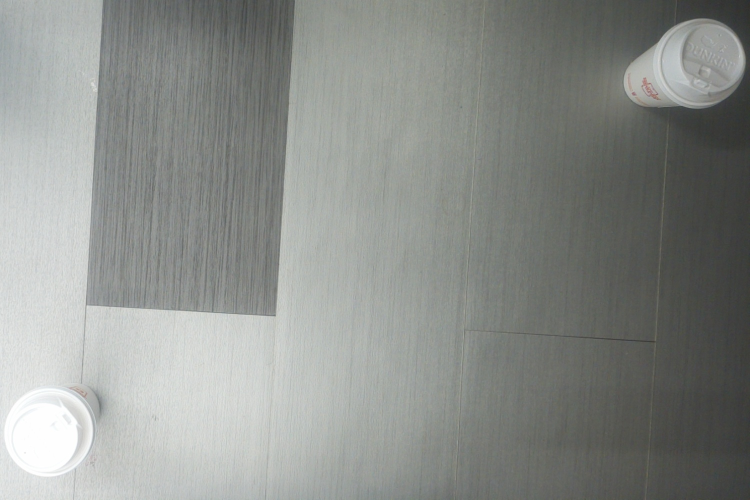
#> input picture Scripts/Alignment-not-working/visual.jpg, 1500 x 1000 px (shown at 1/2 size)
$ python fusionNdetection.py
#> lines starting #> are read from the running program, lines starting #| are printed output that depends on the picture
import cv2
import numpy as np

def pixel_level_fusion(visual_path, thermal_path, depth_path, alpha=0.3, beta=0.5, gamma=0.2):
    # Load images in color
#> called with visual_path = 'visual.jpg', thermal_path = 'thermal.jpg', depth_path = 'depth.jpg', alpha = 0.3, beta = 0.5, gamma = 0.2
    visual_img = cv2.imread(visual_path, 0)
#> visual_img: shape (1000, 1500); min 44, max 255, mean 141.6
    thermal_img = cv2.imread(thermal_path, 0)
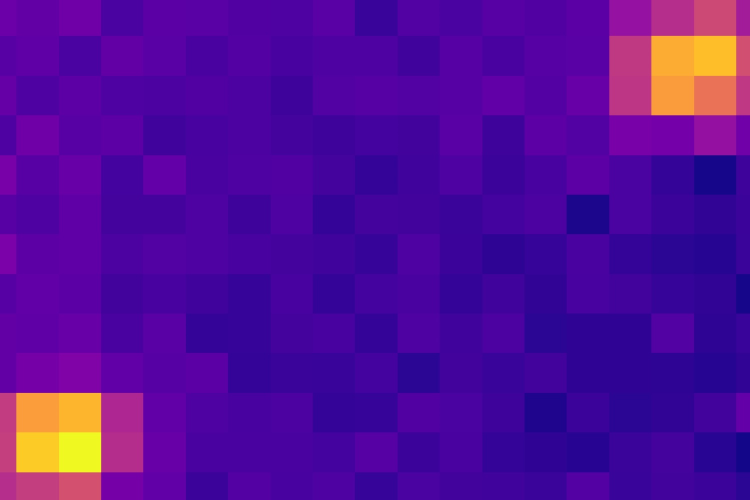
#> input picture Scripts/Alignment-not-working/thermal.jpg, 1500 x 1000 px (shown at 1/2 size)
#> thermal_img: shape (1000, 1500); min 24, max 223, mean 49
    depth_img = cv2.imread(depth_path, 0)
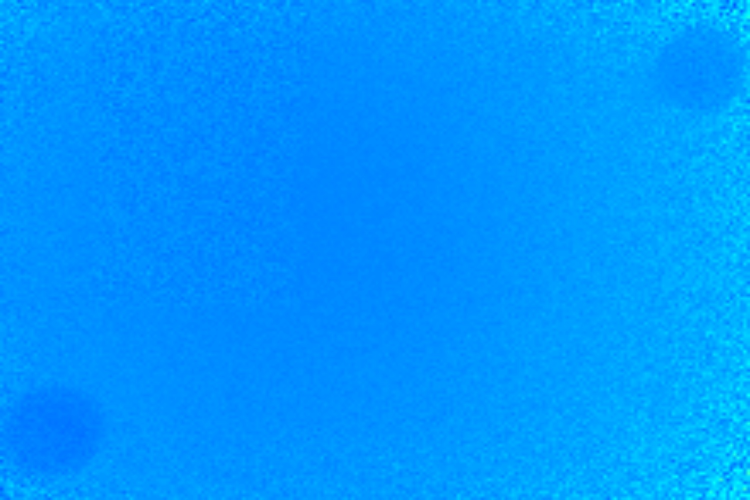
#> input picture Scripts/Alignment-not-working/depth.jpg, 1500 x 1000 px (shown at 1/2 size)
#> depth_img: shape (1000, 1500); min 78, max 189, mean 117.2

    # Ensure all images are the same size
    thermal_img = cv2.resize(thermal_img, (visual_img.shape[1], visual_img.shape[0]))
    depth_img = cv2.resize(depth_img, (visual_img.shape[1], visual_img.shape[0]))

    # Perform pixel-level fusion using weighted averaging
    fused_img = cv2.addWeighted(visual_img, alpha, thermal_img, beta, 0)
    fused_img = cv2.addWeighted(fused_img, 1, depth_img, gamma, 0)
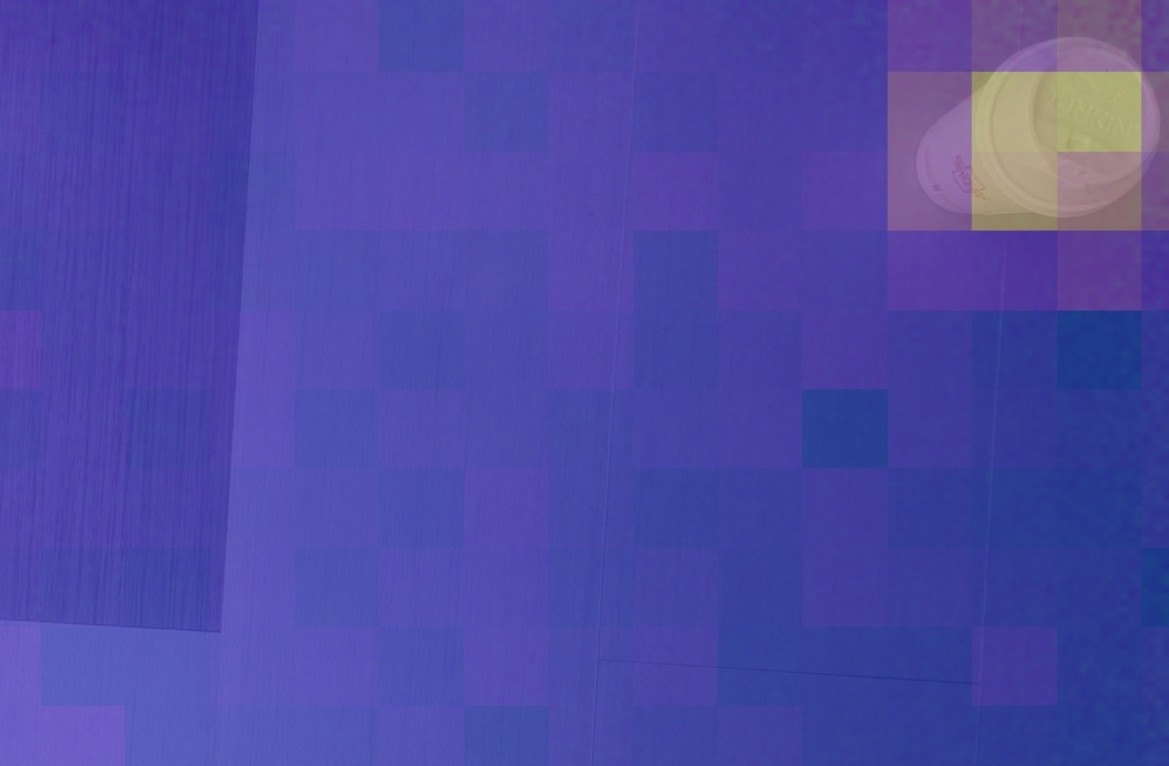
#> input picture Scripts/Alignment-not-working/test.jpg, 1169 x 766 px

    return fused_img

def detect_mines(fused_img, template_path):
    # Apply Gaussian blur to reduce noise
    # blurred_img = cv2.GaussianBlur(gray_img, (5, 5), 0)

    # Perform adaptive thresholding for segmentation
    # _, binary_img = cv2.threshold(blurred_img, 0, 255, cv2.THRESH_BINARY + cv2.THRESH_OTSU)

    # Find contours of potential mines
    # contours, _ = cv2.findContours(binary_img, cv2.RETR_EXTERNAL, cv2.CHAIN_APPROX_SIMPLE)

#> called with template_path = 'template.jpg'
    methods = [cv2.TM_CCOEFF, cv2.TM_CCOEFF_NORMED, cv2.TM_CCORR,
               cv2.TM_CCORR_NORMED, cv2.TM_SQDIFF, cv2.TM_SQDIFF_NORMED]

    template = cv2.imread(template_path, 0) # what the mine looks like
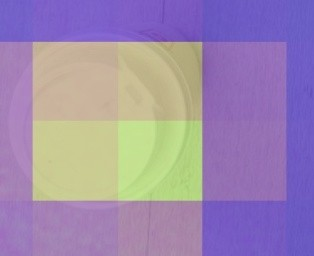
#> input picture Scripts/Alignment-not-working/template.jpg, 314 x 256 px
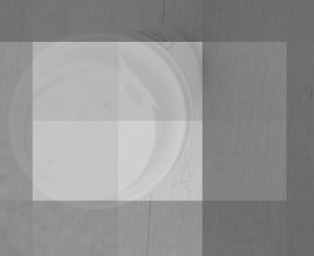
#> template: shape (256, 314); min 95, max 210, mean 147.5
    template = cv2.resize(template, None, fx=.6, fy=.6)
#> template: shape (154, 188)
    obj_height, obj_width = template.shape
#> obj_height = 154; obj_width = 188

    for method in methods:
        img2 = fused_img.copy() # dont want to draw on og image

        result = cv2.matchTemplate(img2, template, method)
        min_val, max_val, min_loc, max_loc = cv2.minMaxLoc(result)
        if method in [cv2.TM_SQDIFF, cv2.TM_SQDIFF_NORMED]:
            location = min_loc
        else:
            location = max_loc

        bottom_right = (location[0] + obj_width, location[1] + obj_height)
        cv2.rectangle(img2, location, bottom_right, 255, 5)
        cv2.imshow('Match', img2)
        cv2.waitKey(0)
        cv2.destroyAllWindows()
#> this loop made 6 passes
#> (min_val, max_val, min_loc, location, bottom_right) on passes 1 to 4: (-9703230, 11925793, (429, 0), (513, 17), (701, 171)), (-0.599, 0.671, (26, 66), (161, 18), (349, 172)), (284142304, 508608832, (513, 189), (513, 0), (701, 154)), (0.906, 0.982, (496, 75), (257, 303), (445, 457))
#> (min_val, max_val, max_loc, location, bottom_right) on passes 5 to 6: (66762304, 219351744, (513, 190), (513, 2), (701, 156)), (0.126, 0.756, (513, 189), (513, 0), (701, 154))
#> pass 1, in detect_mines, `result = cv2.matchTemplate(img2, template, method)`:
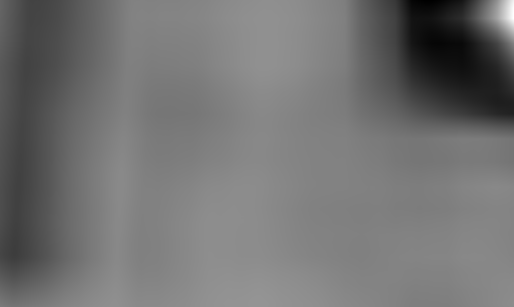
#> result: shape (307, 514) float32; min -9703230, max 11925793, mean 56734.9; drawn with min black and max white
#> after the loop:
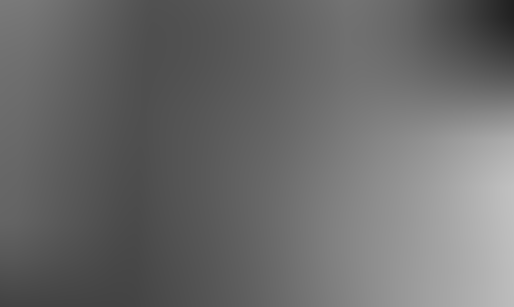
#> result: shape (307, 514) float32; min 0.126, max 0.756, mean 0.422

    # [8 lines of commented-out code are left out]

def main():
    # File paths
    visual_path = 'visual.jpg'
    thermal_path = 'thermal.jpg'
    depth_path = 'depth.jpg'
    template_path = 'template.jpg'

    # Perform fusion and detection
    fused_img = pixel_level_fusion(visual_path, thermal_path, depth_path)
    fused_img = cv2.imread('test.jpg', 0)
    fused_img = cv2.resize(fused_img, None, fx=.6, fy=.6)
    detected_img = detect_mines(fused_img, template_path)

    # [8 lines of commented-out code are left out]

if __name__ == '__main__':
    main()
